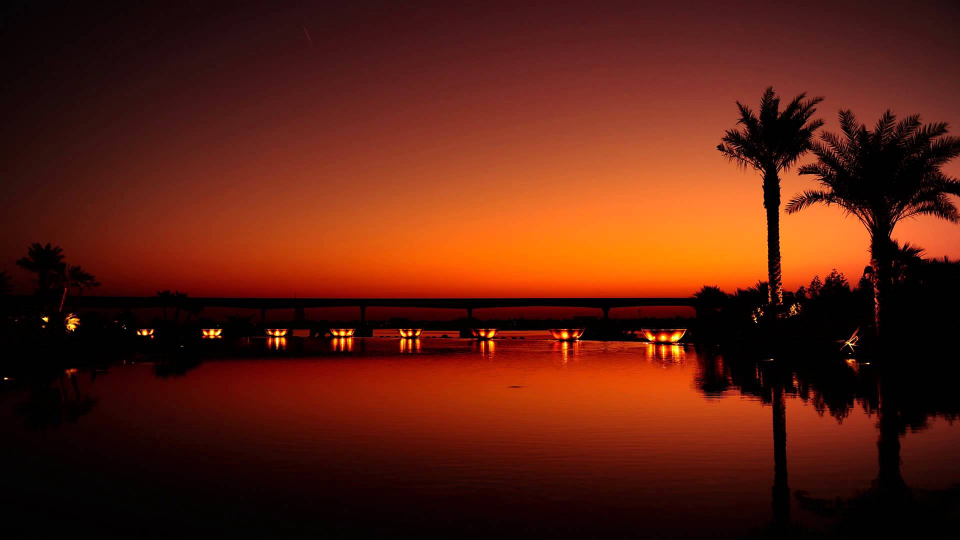
#> input picture images/source.jpg, 1920 x 1080 px (shown at 1/2 size)
$ python color.py --source images/source.jpg --target images/target.jpg
#> lines starting #> are read from the running program, lines starting #| are printed output that depends on the picture
### transferColor/transCOLOR.py
import numpy as np
import argparse
import cv2

def trans_color(source, target):

	# convert the images from the RGB to L*ab* color space
	source = cv2.cvtColor(source, cv2.COLOR_BGR2LAB).astype("float32")
	target = cv2.cvtColor(target, cv2.COLOR_BGR2LAB).astype("float32")

	# compute color statistics for the source and target images
	(lMeanSrc, lStdSrc, aMeanSrc, aStdSrc, bMeanSrc, bStdSrc) = image_stats(source)
	(lMeanTar, lStdTar, aMeanTar, aStdTar, bMeanTar, bStdTar) = image_stats(target)

	# subtract the means from the target image
	(l, a, b) = cv2.split(target)
	l -= lMeanTar
	a -= aMeanTar
	b -= bMeanTar

	# scale by the standard deviations
	l = (lStdTar / lStdSrc) * l
	a = (aStdTar / aStdSrc) * a
	b = (bStdTar / bStdSrc) * b

	# add in the source mean
	l += lMeanSrc
	a += aMeanSrc
	b += bMeanSrc

	# clip the pixel intensities to [0, 255]
	l = np.clip(l, 0, 255)
	a = np.clip(a, 0, 255)
	b = np.clip(b, 0, 255)

	# merge the channels together and convert back to the RGB colorspace
	transfer = cv2.merge([l, a, b])
	transfer = cv2.cvtColor(transfer.astype("uint8"), cv2.COLOR_LAB2BGR)

	# return the color transferred image
	return transfer


def image_stats(image):
	# compute the mean and standard deviation of each channel
	(l, a, b) = cv2.split(image)
	(lMean, lStd) = (l.mean(), l.std())
	(aMean, aStd) = (a.mean(), a.std())
	(bMean, bStd) = (b.mean(), b.std())

	# return the color statistics
	return (lMean, lStd, aMean, aStd, bMean, bStd)

### color.py
from transferColor.transCOLOR import trans_color
import numpy as np
import argparse
import cv2

def show_image(title, image, width =700):
	# resize to constant width
	r = width / float(image.shape[1])
	#maintain aspect ratio
	dim = (width, int(image.shape[0] * r))
	resized = cv2.resize(image, dim, interpolation = cv2.INTER_AREA)

	# show the resized image
	cv2.imshow(title, resized)

# construct the argument parser and parse the arguments
ap = argparse.ArgumentParser()
ap.add_argument("-s", "--source", required = True,
	help = "Path to the source image")
ap.add_argument("-t", "--target", required = True,
	help = "Path to the target image")
args = vars(ap.parse_args())

# load the images
source = cv2.imread(args["source"])
#> source is the input picture: shape (1080, 1920, 3); mean B, G, R 15.8, 31.9, 91.6
target = cv2.imread(args["target"])
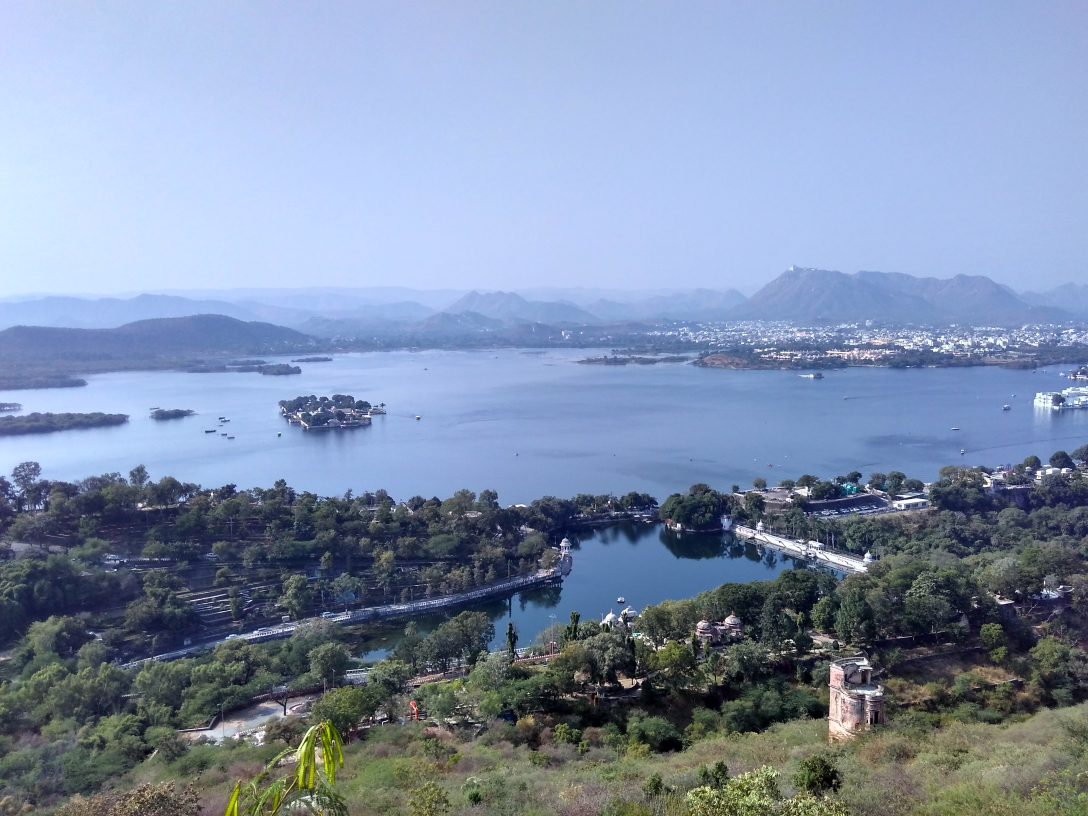
#> input picture images/target.jpg, 3264 x 2448 px (shown at 1/3 size)
#> target is the input picture: shape (2448, 3264, 3); mean B, G, R 170.4, 143.7, 127.7

# transfer color distribution from the source image
# to the target image
transfer = trans_color(source, target)
#> in image_stats, `(l, a, b) = cv2.split(image)`:
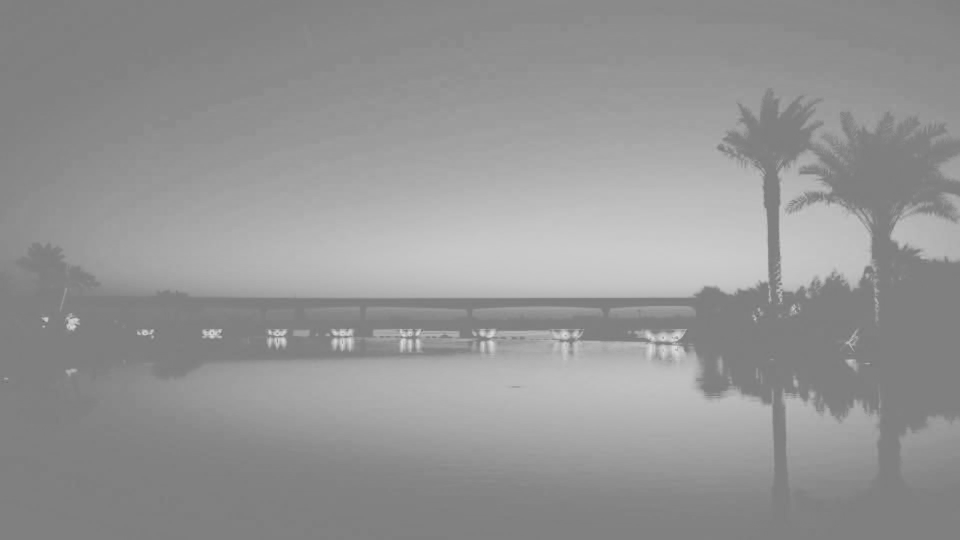
#> b: shape (1080, 1920) float32 (shown at 1/2 size); min 103, max 221, mean 149.1
#> in image_stats, `(lMean, lStd) = (l.mean(), l.std())`: lMean = 54.32; lStd = 52.76
#> in image_stats, `(aMean, aStd) = (a.mean(), a.std())`: aMean = 152; aStd = 17.89
#> in image_stats, `(bMean, bStd) = (b.mean(), b.std())`: bMean = 149.1; bStd = 21.53
#> in trans_color, `(lMeanSrc, lStdSrc, aMeanSrc, aStdSrc, bMeanSrc, bStdSrc) = image_stat..`: lMeanSrc = 54.32; lStdSrc = 52.76; aMeanSrc = 152; aStdSrc = 17.89; bMeanSrc = 149.1; bStdSrc = 21.53
#> in image_stats (call 2), `(l, a, b) = cv2.split(image)`:
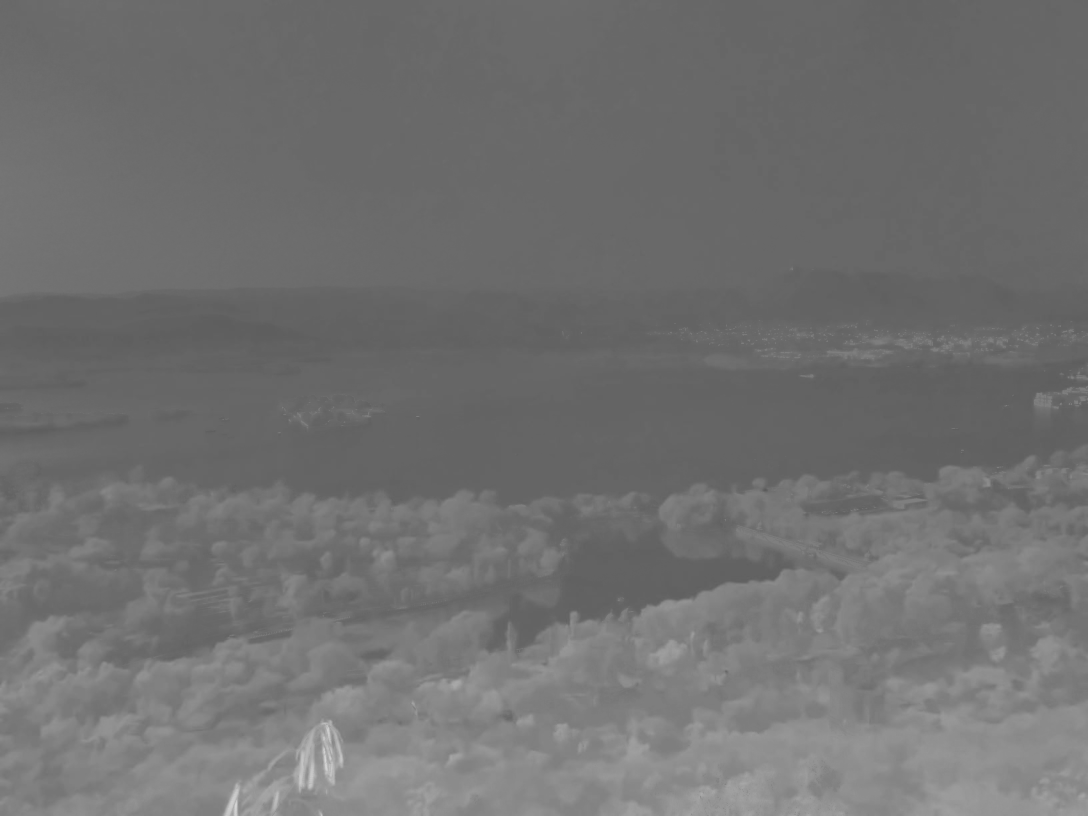
#> b: shape (2448, 3264) float32 (shown at 1/3 size); min 88, max 216, mean 112.6
#> in image_stats (call 2), `(lMean, lStd) = (l.mean(), l.std())`: lMean = 148.8; lStd = 62.54
#> in image_stats (call 2), `(aMean, aStd) = (a.mean(), a.std())`: aMean = 129; aStd = 4.03
#> in image_stats (call 2), `(bMean, bStd) = (b.mean(), b.std())`: bMean = 112.6; bStd = 14.34
#> in trans_color, `(lMeanTar, lStdTar, aMeanTar, aStdTar, bMeanTar, bStdTar) = image_stat..`: lMeanTar = 148.8; lStdTar = 62.54; aMeanTar = 129; aStdTar = 4.03; bMeanTar = 112.6; bStdTar = 14.34
#> in trans_color, `l = np.clip(l, 0, 255)`:
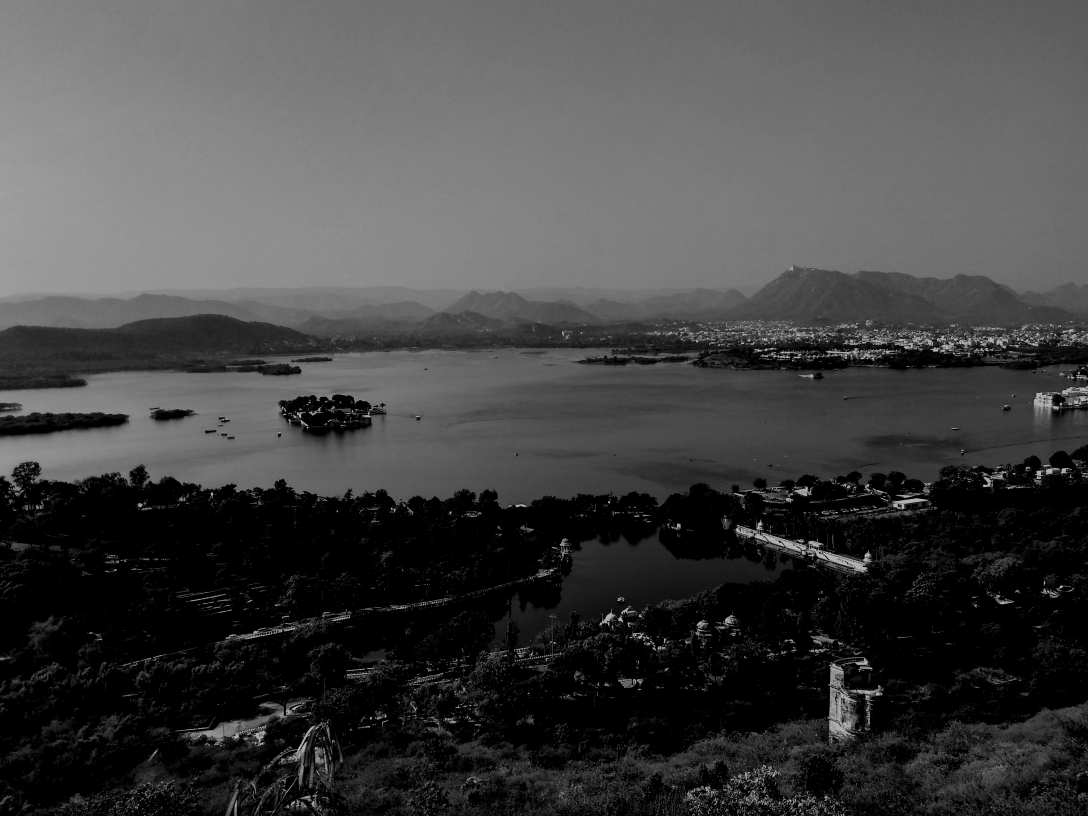
#> l: shape (2448, 3264) float32 (shown at 1/3 size); min 0, max 180.1, mean 67.7
#> in trans_color, `transfer = cv2.merge([l, a, b])`:
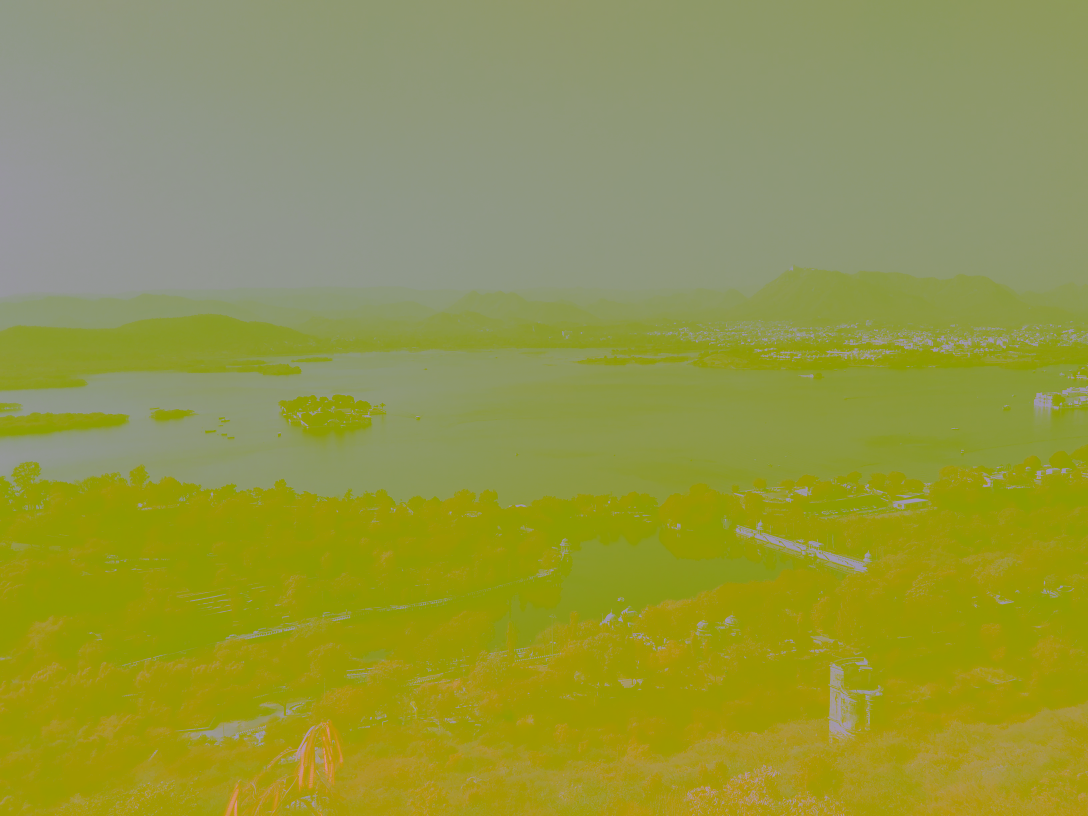
#> transfer: shape (2448, 3264, 3) float32 (shown at 1/3 size); mean B, G, R 67.5, 140.6, 141.5

# save image
cv2.imwrite("transfer.png", transfer)

# show the images and wait for a key press
show_image("Source", source)
show_image("Target", target)
show_image("Transfer", transfer)
#> call 3 of show_image, with title = 'Transfer', width = 700
#> in show_image (call 3), `resized = cv2.resize(image, dim, interpolation = cv2.INTER_AREA)`:
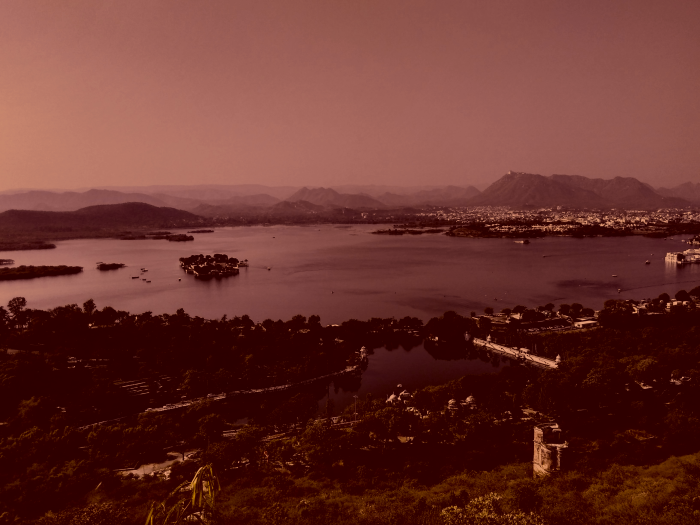
#> resized: shape (525, 700, 3); mean B, G, R 44.9, 51.3, 106.1
cv2.waitKey(0)
